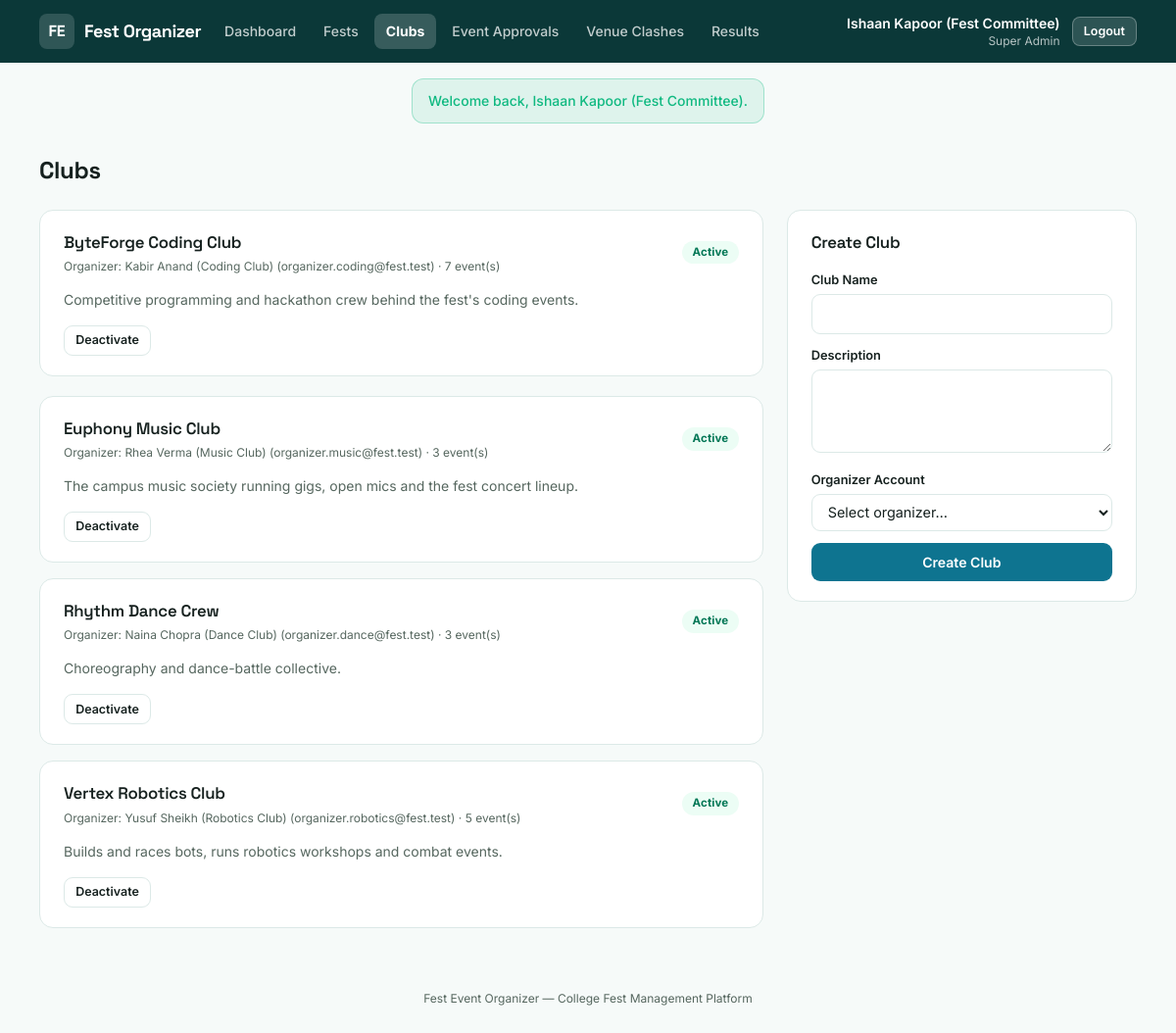
The app's page /index.php?route=admin/clubs (signed in) with its own data.
### tables this page shows
CREATE TABLE clubs (
    id            INT AUTO_INCREMENT PRIMARY KEY,
    name          VARCHAR(120) NOT NULL,
    slug          VARCHAR(120) NOT NULL UNIQUE,
    description   VARCHAR(500) NOT NULL,
    organizer_id  INT NOT NULL UNIQUE,
    status        ENUM('active', 'inactive') NOT NULL DEFAULT 'active',
    created_at    TIMESTAMP NOT NULL DEFAULT CURRENT_TIMESTAMP,
    FOREIGN KEY (organizer_id) REFERENCES users(id)
);

CREATE TABLE users (
    id            INT AUTO_INCREMENT PRIMARY KEY,
    name          VARCHAR(100) NOT NULL,
    email         VARCHAR(150) NOT NULL UNIQUE,
    password      VARCHAR(255) NOT NULL,
    role          ENUM('super_admin', 'organizer', 'participant') NOT NULL,
    status        ENUM('active', 'inactive') NOT NULL DEFAULT 'active',
    college       VARCHAR(150) NULL,
    phone         VARCHAR(20) NULL,
    created_at    TIMESTAMP NOT NULL DEFAULT CURRENT_TIMESTAMP
);

### app/controllers/AdminController.php (called while the page is built, shortened)
<?php
require_once __DIR__ . '/../models/Club.php';
class AdminController
{
    public function clubs(): void
    {
        $clubs = Club::all();
        $availableOrganizers = User::organizersWithoutClub();
        require __DIR__ . '/../views/admin/clubs.php';
    }
}

### public/index.php (called while the page is built, shortened)
<?php
require_once __DIR__ . '/../core/helpers.php';
require_once __DIR__ . '/../core/Database.php';
require_once __DIR__ . '/../app/models/Club.php';
require_once __DIR__ . '/../app/controllers/AdminController.php';
$router = new Router();
$router->get('login', fn() => (new AuthController())->showLogin());
$router->post('login', fn() => (new AuthController())->login());
$router->get('register', fn() => (new AuthController())->showRegister());
$router->post('register', fn() => (new AuthController())->register());
$router->post('logout', fn() => (new AuthController())->logout());
$router->get('admin/dashboard', fn() => (new AdminController())->dashboard());
$router->get('admin/fests', fn() => (new AdminController())->fests());
$router->post('admin/fests/store', fn() => (new AdminController())->festStore());
$router->post('admin/fests/update', fn() => (new AdminController())->festUpdate());
$router->post('admin/fests/status', fn() => (new AdminController())->festStatus());
$router->get('admin/clubs', fn() => (new AdminController())->clubs());
$router->post('admin/clubs/store', fn() => (new AdminController())->clubStore());
$router->post('admin/clubs/status', fn() => (new AdminController())->clubStatus());
$router->get('admin/events', fn() => (new AdminController())->events());
$router->post('admin/events/approve', fn() => (new AdminController())->eventApprove());
$router->post('admin/events/reject', fn() => (new AdminController())->eventReject());
$router->get('admin/clashes', fn() => (new AdminController())->clashes());
$router->get('admin/results', fn() => (new AdminController())->results());
$router->get('organizer/dashboard', fn() => (new OrganizerController())->dashboard());
$router->get('organizer/events', fn() => (new OrganizerController())->events());
$router->get('organizer/events/new', fn() => (new OrganizerController())->eventNew());
$router->post('organizer/events/store', fn() => (new OrganizerController())->eventStore());
$router->get('organizer/events/edit', fn() => (new OrganizerController())->eventEdit());
$router->post('organizer/events/update', fn() => (new OrganizerController())->eventUpdate());
$router->get('organizer/events/roster', fn() => (new OrganizerController())->roster());
$router->post('organizer/registrations/verify', fn() => (new OrganizerController())->verifyEpass());
$router->get('organizer/events/results', fn() => (new OrganizerController())->resultsForm());
$router->post('organizer/results/store', fn() => (new OrganizerController())->resultStore());
$router->post('organizer/results/delete', fn() => (new OrganizerController())->resultDelete());
$router->get('organizer/club', fn() => (new OrganizerController())->profile());
$router->post('organizer/club/update', fn() => (new OrganizerController())->profileUpdate());
$router->get('organizer/fests', fn() => (new OrganizerController())->browseFests());
$router->get('organizer/fests/show', fn() => (new OrganizerController())->browseFestShow());
$router->get('participant/dashboard', fn() => (new ParticipantController())->dashboard());
$router->get('participant/fests', fn() => (new ParticipantController())->fests());
$router->get('participant/fests/show', fn() => (new ParticipantController())->festShow());
$router->get('participant/events/show', fn() => (new ParticipantController())->eventShow());
$router->post('participant/events/register', fn() => (new ParticipantController())->register());
$router->get('participant/registrations', fn() => (new ParticipantController())->registrations());
$router->post('participant/registrations/cancel', fn() => (new ParticipantController())->registrationCancel());
$router->get('participant/registrations/epass', fn() => (new ParticipantController())->epass());
$router->get('participant/certificates', fn() => (new ParticipantController())->certificates());
$router->get('participant/certificates/show', fn() => (new ParticipantController())->certificateShow());
$route = $_GET['route'] ?? '';
$router->dispatch($_SERVER['REQUEST_METHOD'], $route);

### core/Router.php (called while the page is built, shortened)
<?php
class Router
{
    private array $routes = ['GET' => [], 'POST' => []];
    public function get(string $route, callable $handler): void
    {
        $this->routes['GET'][$route] = $handler;
    }
    public function post(string $route, callable $handler): void
    {
        $this->routes['POST'][$route] = $handler;
    }
    public function dispatch(string $method, string $route): void
    {
        $handler = $this->routes[$method][$route] ?? null;
        try {
            $handler();
        } catch (Throwable $e) {
            error_log($e->getMessage());
            http_response_code(500);
            require __DIR__ . '/../app/views/errors/500.php';
        }
    }
}

### core/Database.php (called while the page is built)
<?php
class Database
{
    private static ?PDO $instance = null;
    public static function connect(): PDO
    {
        if (self::$instance === null) {
            $config = require __DIR__ . '/../config/database.php';
            $dsn = sprintf(
                'mysql:host=%s;port=%d;dbname=%s;charset=%s',
                $config['host'],
                $config['port'],
                $config['database'],
                $config['charset']
            );
            self::$instance = new PDO($dsn, $config['username'], $config['password'], [
                PDO::ATTR_ERRMODE            => PDO::ERRMODE_EXCEPTION,
                PDO::ATTR_DEFAULT_FETCH_MODE => PDO::FETCH_ASSOC,
                PDO::ATTR_EMULATE_PREPARES   => false,
            ]);
        }
        return self::$instance;
    }
}

### app/models/Club.php (called while the page is built, shortened)
<?php
require_once __DIR__ . '/../../core/Database.php';
class Club
{
    public static function all(): array
    {
        $stmt = Database::connect()->query(
            "SELECT c.*, u.name AS organizer_name, u.email AS organizer_email,
                    (SELECT COUNT(*) FROM events e WHERE e.club_id = c.id) AS event_count
             FROM clubs c JOIN users u ON u.id = c.organizer_id
             ORDER BY c.name"
        );
        return $stmt->fetchAll();
    }
}

### core/helpers.php (called while the page is built, shortened)
<?php
function e(?string $value): string
{
    return htmlspecialchars($value ?? '', ENT_QUOTES, 'UTF-8');
}

### app/views/admin/clubs.php (the view, shortened to what this page needs)
<?php $pageTitle = 'Manage Clubs'; require __DIR__ . '/../partials/header.php'; require __DIR__ . '/../partials/navbar.php'; require __DIR__ . '/../partials/flash.php'; ?>
<main class="max-w-6xl mx-auto px-4 py-8 flex-1 w-full">
    <h1 class="font-display text-2xl font-bold mb-6">Clubs</h1>
    <div class="grid lg:grid-cols-3 gap-6">
        <div class="lg:col-span-2 space-y-4">
            <?php foreach ($clubs as $c): ?>
                <div class="card">
                    <div class="card-head">
                        <div>
                            <h2><?= e($c['name']) ?></h2>
                            <p class="text-xs text-slateink mt-1">Organizer: <?= e($c['organizer_name']) ?> (<?= e($c['organizer_email']) ?>) &middot; <?= (int)$c['event_count'] ?> event(s)</p>
                        </div>
                        <span class="badge <?= $c['status'] === 'active' ? 'badge-mint' : 'badge-slate' ?>"><?= e($c['status']) ?></span>
                    </div>
                    <p class="text-sm text-slateink mb-4"><?= e($c['description']) ?></p>
                    <form method="POST" action="/index.php?route=admin/clubs/status">
                        <button type="submit" class="btn-secondary btn-sm"><?= $c['status'] === 'active' ? 'Deactivate' : 'Reactivate' ?></button>
                    </form>
                </div>
            <?php endforeach; ?>
        </div>
        <div class="card h-fit">
            <div class="card-head"><h2>Create Club</h2></div>
            <form method="POST" action="/index.php?route=admin/clubs/store" class="space-y-3">
                <div>
                    <label class="field-label">Club Name</label>
                    <input type="text" name="name" class="field-input" required>
                </div>
                <div>
                    <label class="field-label">Description</label>
                    <textarea name="description" rows="3" class="field-textarea" required></textarea>
                </div>
                <div>
                    <label class="field-label">Organizer Account</label>
                    <select name="organizer_id" class="field-select" required <?= empty($availableOrganizers) ? 'disabled' : '' ?>>
                        <option value="">Select organizer&hellip;</option>
                    </select>
                </div>
                <button type="submit" class="btn-primary w-full" <?= empty($availableOrganizers) ? 'disabled' : '' ?>>Create Club</button>
            </form>
        </div>
    </div>
</main>
<?php require __DIR__ . '/../partials/footer.php'; ?>

### public/assets/css/style.css (style rules this page uses)
* { box-sizing: border-box; }
h1, h2, h3, h4, .font-display { font-family: 'Space Grotesk', sans-serif; letter-spacing: -0.015em; }
.card { background: #fff; border: 1px solid #DCE9E7; border-radius: 14px; padding: 1.25rem 1.5rem; margin-bottom: 1.25rem; }
.card-head { display: flex; align-items: center; justify-content: space-between; gap: 1rem; margin-bottom: 1rem; flex-wrap: wrap; }
.card-head h2 { font-size: 1.05rem; font-weight: 600; }
.btn-primary { background: #0E7490; color: #fff; border-radius: 9px; padding: 0.55rem 1.15rem; font-weight: 600; font-size: 0.88rem; display: inline-flex; align-items: center; justify-content: center; gap: .4rem; border: none; cursor: pointer; transition: background .15s, transform .15s; }
.btn-secondary { background: #fff; color: #16211F; border: 1px solid #DCE9E7; border-radius: 9px; padding: 0.55rem 1.15rem; font-weight: 600; font-size: 0.88rem; display: inline-flex; align-items: center; justify-content: center; gap: .4rem; cursor: pointer; transition: border-color .15s, color .15s; }
.btn-sm { padding: 0.32rem 0.7rem; font-size: 0.78rem; }
.field-label { display:block; font-size: 0.8rem; font-weight: 600; color: #16211F; margin-bottom: 0.3rem; }
.field-input, .field-textarea, .field-select { width: 100%; border: 1px solid #DCE9E7; border-radius: 9px; padding: 0.55rem 0.75rem; font-size: 0.9rem; background: #fff; color: #16211F; font-family: 'Inter', sans-serif; }
.badge { display:inline-flex; align-items:center; gap: .3rem; padding: 0.2rem 0.65rem; border-radius: 999px; font-size: 0.72rem; font-weight: 700; letter-spacing: 0.01em; text-transform: capitalize; }
.badge-mint { background: #ECFDF5; color: #047857; }

### records on screen
clubs: name "ByteForge Coding Club", organizer.name "Kabir Anand (Coding Club)", organizer.email "organizer.coding@fest.test", event_count "7", status "Active", description "Competitive programming and hackathon crew behind the fest's coding events.", shows "Deactivate"
clubs: name "Euphony Music Club", organizer.name "Rhea Verma (Music Club)", organizer.email "organizer.music@fest.test", event_count "3", status "Active", description "The campus music society running gigs, open mics and the fest concert lineup.", shows "Deactivate"
clubs: name "Rhythm Dance Crew", organizer.name "Naina Chopra (Dance Club)", organizer.email "organizer.dance@fest.test", event_count "3", status "Active", description "Choreography and dance-battle collective.", shows "Deactivate"
clubs: name "Vertex Robotics Club", organizer.name "Yusuf Sheikh (Robotics Club)", organizer.email "organizer.robotics@fest.test", event_count "5", status "Active", description "Builds and races bots, runs robotics workshops and combat events.", shows "Deactivate"

### other values on screen
$label "Dashboard"
$label "Fests"
$label "Clubs"
$label "Event Approvals"
$label "Venue Clashes"
$label "Results"
Auth::name() "Ishaan Kapoor (Fest Committee)"
str_replace('_', ' ', $role ?? '') "Super Admin"
$success "Welcome back, Ishaan Kapoor (Fest Committee)."
